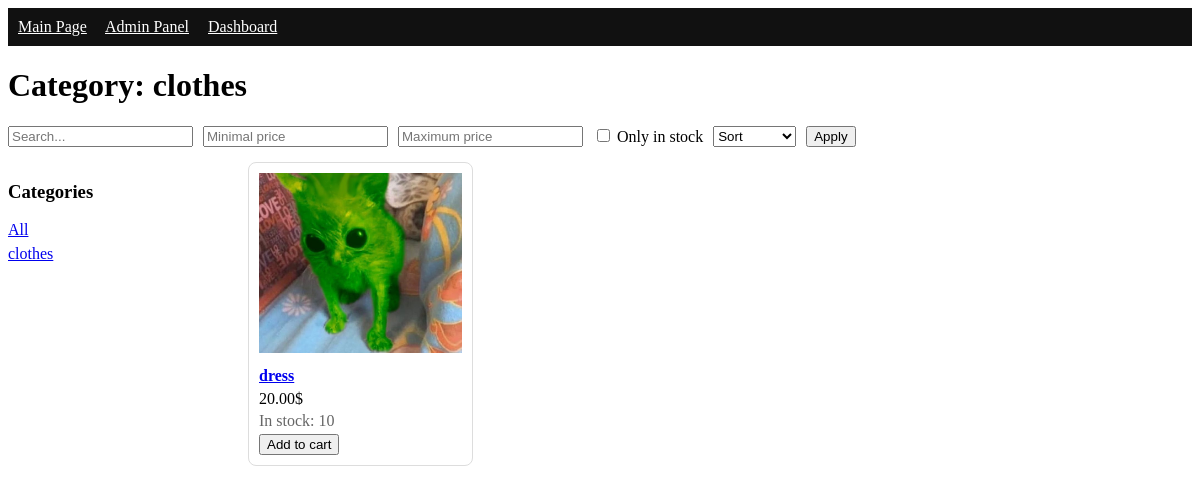
The page /category/clothes/ on the database as committed earlier.
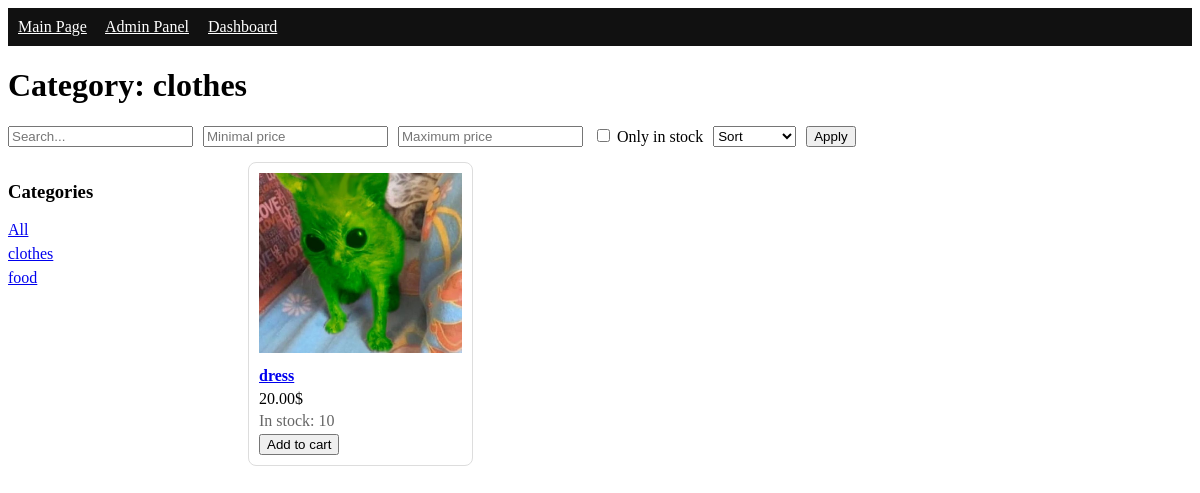
The same page on the database as committed later.
### catalog/models.py (models this page shows, shortened)
class Category(models.Model):
    name = models.CharField(max_length = 120, unique = True)
    slug = models.SlugField(max_length = 140, unique = True)
    class Meta:
        ordering = ['name']
        verbose_name = 'Category'
        verbose_name_plural = "Categories"
    def get_absolute_url(self):
        return reverse('catalog:product_list_by_category', args=[self.slug])

class Product(models.Model):
    category = models.ForeignKey(
        Category,
        related_name = 'products',
        on_delete = models.CASCADE
    )
    name = models.CharField(max_length=200)
    slug = models.SlugField(max_length=220, unique=True)
    image = models.ImageField(upload_to='products/%Y/%m/%d/', blank=True, null=True)
    description = models.TextField(blank=True)
    price = models.DecimalField(max_digits=10, decimal_places=2)
    stock = models.PositiveIntegerField(default=0)
    available = models.BooleanField(default=True)
    created_at = models.DateTimeField(auto_now_add=True)
    updated_at = models.DateTimeField(auto_now=True)
    class Meta:
        ordering = ['name']
        indexes = [
            models.Index(fields=['id', 'slug']),
            models.Index(fields=['name']),
        ]
        verbose_name = 'Product'
        verbose_name_plural = 'Products'
    def get_absolute_url(self):
        return reverse('catalog:product_detail', args=[self.id, self.slug])

### catalog/views.py (the view)
# urls.py: path('', views.product_list, name='product_list'),
def product_list(request,  category_slug=None):
    category = None
    categories = Category.objects.all()
    products = Product.objects.filter(available=True)
    if category_slug:
        category = get_object_or_404(Category, slug=category_slug)
        products = products.filter(category=category)
    q = request.GET.get('q')
    if q:
        products = products.filter(name__icontains=q)
    min_price = request.GET.get('min_price')
    max_price = request.GET.get('max_price')
    if min_price:
        try:
            products = products.filter(price__gte=min_price)
        except ValueError:
            pass
    if max_price:
        try:
            products = products.filter(price__lte=max_price)
        except ValueError:
            pass
    in_stock = request.GET.get('in_stock')
    if in_stock == '1':
        products = products.filter(stock__gt=0)
    sort = request.GET.get('sort')
    if sort == 'price_asc':
        products = products.order_by('price')
    elif sort == 'price_desc':
        products = products.order_by('-price')
    elif sort == 'name_asc':
        products = products.order_by('name')
    elif sort == 'name_desc':
        products = products.order_by('-name')
    context = {
        'category': category,
        'categories': categories,
        'products': products
    }
    return render(request, 'catalog/product_list.html', context)

### catalog/templates/catalog/product_list.html (shortened to what this page needs)
{% extends "base.html" %}
{% block content %}
<h1>
    {% if category %}Category: {{category.name}}{% else %}Product Catalog{% endif %}
</h1>
<form method="get" style="margin: 15px 0; display: flex; gap: 10px; flex-wrap: wrap;">
    <input type="text" name="q" placeholder="Search..." value="{{ request.GET.q }}">
    <input type="number" step="0.01" name="min_price" placeholder="Minimal price" value="{{ request.GET.min_price }}">
    <input type="number" step="0.01" name="max_price" placeholder="Maximum price" value="{{ request.GET.max_price }}">
    <label>
        <input type="checkbox" name="in_stock" value="1" {% if request.GET.in_stock == '1' %}checked{% endif %}>
        Only in stock
    </label>
    <select name="sort">
        <option value="">Sort</option>
    </select>
    <button type="submit">Apply</button>
</form>
<div style="display: flex; gap: 20px;">
    <aside style="min-width: 220px;">
        <h3>Categories</h3>
        <ul style="list-style: none; padding: 0;">
            <li>
                <a href="{% url 'catalog:product_list' %}">All</a>
            </li>
            {% for c in categories %}
            <li style="margin: 6px 0;">
                <a href="{{ c.get_absolute_url }}">{{ c.name }}</a>
            </li>
            {% endfor %}
        </ul>
    </aside>
    <section style="flex: 1;">
        {% if products %}
        <div style="display: grid; grid-template-columns: repeat(auto-fill, minmax(220px, 1fr)); gap: 15px;">
            {% for product in products %}
            <div style="border: 1px solid #ddd; border-radius: 8px; padding: 10px; background: #fff;">
                <a href="{{ product.get_absolute_url }}">
                    {% if product.image %}
                    <img src="{{ product.image.url }}" alt="{{ product.name }}" style="width: 100%; height: 180px; object-fit: cover;">
                    {% else %}
                    <div style="width: 100%; height: 180px; background-color: #f0f0f0; display: flex; align-items: center; justify-content: center;">
                        No photo
                    </div>
                    {% endif %}
                </a>
                <h4 style="margin: 10px 0 5px;">
                    <a href="{{ product.get_absolute_url }}">{{ product.name }}</a>
                </h4>
                <p style="margin: 0;">{{ product.price }}$</p>
                <p style="margin: 4px 0; color: #666;">In stock: {{ product.stock }}</p>
                <form action="{% url 'cart:cart_add' product.id %}" method="post">
                    <button type="submit">Add to cart</button>
                </form>
            </div>
            {% endfor %}
        </div>
        {% else %}
        <p>Product not found</p>
        {% endif %}
    </section>
</div>
{% endblock %}

### templates/base.html (shortened to what this page needs)
{% load static %}
<!DOCTYPE html>
<html lang="en">
<head>
    <link rel="stylesheet" href="{% static 'css/style.css' %}">
</head>
<body>
    <nav style="padding: 10px; background-color: #111; color: #fff;">
        <a href="/" style="color: white; margin-right: 15px;">Main Page</a>
        <a href="/admin/" style="color: white;">Admin Panel</a>
        <a href="/dashboard/" style="color: white; margin-left: 15px;">Dashboard</a>
    </nav>
    <div style="max-width: 1200px; margin: 20px autpo;">
        {% block content %}{% endblock %}
    </div>
</body>
</html>

Rows that differ between the two databases and show on the page:
added Category: name "food"
